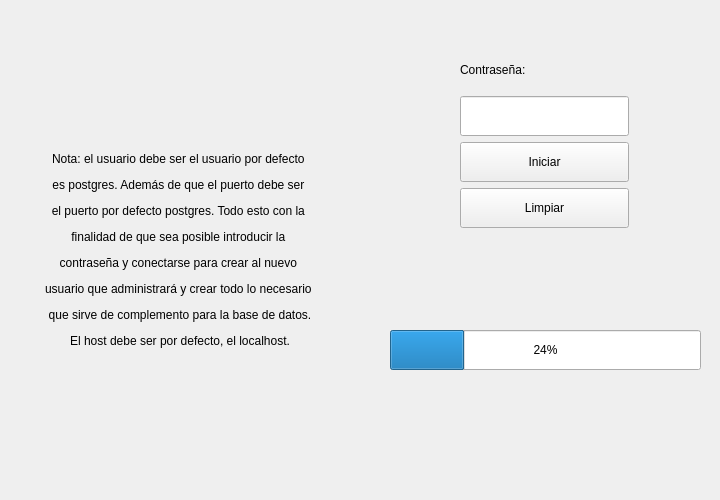
<?xml version="1.0" encoding="UTF-8"?>
<ui version="4.0">
 <class>MainWindow</class>
 <widget class="QMainWindow" name="MainWindow">
  <property name="geometry">
   <rect>
    <x>0</x>
    <y>0</y>
    <width>720</width>
    <height>500</height>
   </rect>
  </property>
  <property name="minimumSize">
   <size>
    <width>720</width>
    <height>500</height>
   </size>
  </property>
  <property name="windowTitle">
   <string>MainWindow</string>
  </property>
  <property name="styleSheet">
   <string notr="true">*{
	font: 75 italic 12pt &quot;Times New Roman&quot;;
}</string>
  </property>
  <widget class="QWidget" name="centralwidget">
   <layout class="QVBoxLayout" name="verticalLayout">
    <property name="spacing">
     <number>0</number>
    </property>
    <property name="leftMargin">
     <number>0</number>
    </property>
    <property name="topMargin">
     <number>0</number>
    </property>
    <property name="rightMargin">
     <number>0</number>
    </property>
    <property name="bottomMargin">
     <number>0</number>
    </property>
    <item>
     <widget class="QFrame" name="frame">
      <property name="frameShape">
       <enum>QFrame::NoFrame</enum>
      </property>
      <property name="frameShadow">
       <enum>QFrame::Raised</enum>
      </property>
      <layout class="QVBoxLayout" name="verticalLayout_2">
       <property name="spacing">
        <number>0</number>
       </property>
       <property name="leftMargin">
        <number>0</number>
       </property>
       <property name="topMargin">
        <number>0</number>
       </property>
       <property name="rightMargin">
        <number>0</number>
       </property>
       <property name="bottomMargin">
        <number>0</number>
       </property>
       <item>
        <widget class="QStackedWidget" name="Stacked_main">
         <property name="currentIndex">
          <number>0</number>
         </property>
         <widget class="QWidget" name="Pagina1">
          <layout class="QVBoxLayout" name="verticalLayout_3">
           <property name="spacing">
            <number>0</number>
           </property>
           <property name="leftMargin">
            <number>0</number>
           </property>
           <property name="topMargin">
            <number>0</number>
           </property>
           <property name="rightMargin">
            <number>0</number>
           </property>
           <property name="bottomMargin">
            <number>0</number>
           </property>
           <item>
            <widget class="QFrame" name="frame_2">
             <property name="frameShape">
              <enum>QFrame::NoFrame</enum>
             </property>
             <property name="frameShadow">
              <enum>QFrame::Raised</enum>
             </property>
             <layout class="QHBoxLayout" name="horizontalLayout" stretch="1,1">
              <property name="spacing">
               <number>0</number>
              </property>
              <property name="leftMargin">
               <number>0</number>
              </property>
              <property name="topMargin">
               <number>0</number>
              </property>
              <property name="rightMargin">
               <number>0</number>
              </property>
              <property name="bottomMargin">
               <number>0</number>
              </property>
              <item>
               <widget class="QFrame" name="frame_3">
                <property name="frameShape">
                 <enum>QFrame::NoFrame</enum>
                </property>
                <property name="frameShadow">
                 <enum>QFrame::Raised</enum>
                </property>
                <layout class="QHBoxLayout" name="horizontalLayout_2">
                 <item>
                  <widget class="QLabel" name="label">
                   <property name="text">
                    <string>&lt;html&gt;&lt;head/&gt;&lt;body&gt;&lt;p align=&quot;center&quot;&gt;Nota: el usuario debe ser el usuario por defecto &lt;/p&gt;&lt;p align=&quot;center&quot;&gt;es postgres. Además de que el puerto debe ser &lt;/p&gt;&lt;p align=&quot;center&quot;&gt;el puerto por defecto postgres. Todo esto con la &lt;/p&gt;&lt;p align=&quot;center&quot;&gt;finalidad de que sea posible introducir la &lt;/p&gt;&lt;p align=&quot;center&quot;&gt;contraseña y conectarse para crear al nuevo &lt;/p&gt;&lt;p align=&quot;center&quot;&gt;usuario que administrará y crear todo lo necesario &lt;/p&gt;&lt;p align=&quot;center&quot;&gt;que sirve de complemento para la base de datos.&lt;/p&gt;&lt;p align=&quot;center&quot;&gt;El host debe ser por defecto, el localhost.&lt;/p&gt;&lt;/body&gt;&lt;/html&gt;</string>
                   </property>
                  </widget>
                 </item>
                </layout>
               </widget>
              </item>
              <item>
               <widget class="QFrame" name="frame_4">
                <property name="frameShape">
                 <enum>QFrame::NoFrame</enum>
                </property>
                <property name="frameShadow">
                 <enum>QFrame::Raised</enum>
                </property>
                <widget class="QWidget" name="layoutWidget">
                 <property name="geometry">
                  <rect>
                   <x>100</x>
                   <y>50</y>
                   <width>169</width>
                   <height>180</height>
                  </rect>
                 </property>
                 <layout class="QVBoxLayout" name="verticalLayout_4">
                  <item>
                   <widget class="QLabel" name="label_2">
                    <property name="minimumSize">
                     <size>
                      <width>0</width>
                      <height>40</height>
                     </size>
                    </property>
                    <property name="maximumSize">
                     <size>
                      <width>16777215</width>
                      <height>40</height>
                     </size>
                    </property>
                    <property name="text">
                     <string>Contraseña:</string>
                    </property>
                   </widget>
                  </item>
                  <item>
                   <widget class="QLineEdit" name="txt_pass">
                    <property name="minimumSize">
                     <size>
                      <width>0</width>
                      <height>40</height>
                     </size>
                    </property>
                    <property name="maximumSize">
                     <size>
                      <width>16777215</width>
                      <height>40</height>
                     </size>
                    </property>
                    <property name="echoMode">
                     <enum>QLineEdit::Password</enum>
                    </property>
                   </widget>
                  </item>
                  <item>
                   <widget class="QPushButton" name="pb_iniciar">
                    <property name="minimumSize">
                     <size>
                      <width>0</width>
                      <height>40</height>
                     </size>
                    </property>
                    <property name="maximumSize">
                     <size>
                      <width>16777215</width>
                      <height>40</height>
                     </size>
                    </property>
                    <property name="text">
                     <string>Iniciar</string>
                    </property>
                   </widget>
                  </item>
                  <item>
                   <widget class="QPushButton" name="pb_limpiar">
                    <property name="minimumSize">
                     <size>
                      <width>0</width>
                      <height>40</height>
                     </size>
                    </property>
                    <property name="maximumSize">
                     <size>
                      <width>16777215</width>
                      <height>40</height>
                     </size>
                    </property>
                    <property name="text">
                     <string>Limpiar</string>
                    </property>
                   </widget>
                  </item>
                 </layout>
                </widget>
                <widget class="QWidget" name="layoutWidget">
                 <property name="geometry">
                  <rect>
                   <x>30</x>
                   <y>330</y>
                   <width>311</width>
                   <height>88</height>
                  </rect>
                 </property>
                 <layout class="QVBoxLayout" name="verticalLayout_7">
                  <item>
                   <widget class="QProgressBar" name="pb_barra1">
                    <property name="minimumSize">
                     <size>
                      <width>0</width>
                      <height>40</height>
                     </size>
                    </property>
                    <property name="value">
                     <number>24</number>
                    </property>
                   </widget>
                  </item>
                  <item>
                   <widget class="QLabel" name="lbl_progreso">
                    <property name="minimumSize">
                     <size>
                      <width>0</width>
                      <height>40</height>
                     </size>
                    </property>
                    <property name="text">
                     <string/>
                    </property>
                   </widget>
                  </item>
                 </layout>
                </widget>
               </widget>
              </item>
             </layout>
            </widget>
           </item>
          </layout>
         </widget>
         <widget class="QWidget" name="Pagina2">
          <layout class="QVBoxLayout" name="verticalLayout_5">
           <property name="spacing">
            <number>0</number>
           </property>
           <property name="leftMargin">
            <number>0</number>
           </property>
           <property name="topMargin">
            <number>0</number>
           </property>
           <property name="rightMargin">
            <number>0</number>
           </property>
           <property name="bottomMargin">
            <number>0</number>
           </property>
           <item>
            <widget class="QFrame" name="frame_5">
             <property name="frameShape">
              <enum>QFrame::NoFrame</enum>
             </property>
             <property name="frameShadow">
              <enum>QFrame::Raised</enum>
             </property>
             <layout class="QVBoxLayout" name="verticalLayout_6">
              <property name="leftMargin">
               <number>250</number>
              </property>
              <item>
               <widget class="QPushButton" name="pb_crear_BBDD">
                <property name="minimumSize">
                 <size>
                  <width>0</width>
                  <height>40</height>
                 </size>
                </property>
                <property name="maximumSize">
                 <size>
                  <width>180</width>
                  <height>40</height>
                 </size>
                </property>
                <property name="text">
                 <string>Crear la base de datos</string>
                </property>
               </widget>
              </item>
              <item>
               <widget class="QPushButton" name="pb_crear_admin">
                <property name="minimumSize">
                 <size>
                  <width>0</width>
                  <height>40</height>
                 </size>
                </property>
                <property name="maximumSize">
                 <size>
                  <width>180</width>
                  <height>16777215</height>
                 </size>
                </property>
                <property name="text">
                 <string>Crear al administrador</string>
                </property>
               </widget>
              </item>
              <item>
               <widget class="QPushButton" name="pb_crear_tablas">
                <property name="minimumSize">
                 <size>
                  <width>0</width>
                  <height>40</height>
                 </size>
                </property>
                <property name="maximumSize">
                 <size>
                  <width>180</width>
                  <height>16777215</height>
                 </size>
                </property>
                <property name="text">
                 <string>Crear las tablas</string>
                </property>
               </widget>
              </item>
              <item>
               <widget class="QPushButton" name="pb_crear_gmedico">
                <property name="minimumSize">
                 <size>
                  <width>0</width>
                  <height>40</height>
                 </size>
                </property>
                <property name="maximumSize">
                 <size>
                  <width>180</width>
                  <height>40</height>
                 </size>
                </property>
                <property name="text">
                 <string>Crear grupo médico</string>
                </property>
               </widget>
              </item>
              <item>
               <widget class="QPushButton" name="pb_crear_funciones">
                <property name="minimumSize">
                 <size>
                  <width>0</width>
                  <height>40</height>
                 </size>
                </property>
                <property name="maximumSize">
                 <size>
                  <width>180</width>
                  <height>40</height>
                 </size>
                </property>
                <property name="text">
                 <string>Crear las funciones</string>
                </property>
               </widget>
              </item>
             </layout>
            </widget>
           </item>
          </layout>
         </widget>
        </widget>
       </item>
      </layout>
     </widget>
    </item>
   </layout>
  </widget>
 </widget>
 <resources/>
 <connections>
  <connection>
   <sender>pb_limpiar</sender>
   <signal>clicked()</signal>
   <receiver>txt_pass</receiver>
   <slot>clear()</slot>
   <hints>
    <hint type="sourcelabel">
     <x>556</x>
     <y>215</y>
    </hint>
    <hint type="destinationlabel">
     <x>554</x>
     <y>125</y>
    </hint>
   </hints>
  </connection>
 </connections>
</ui>
